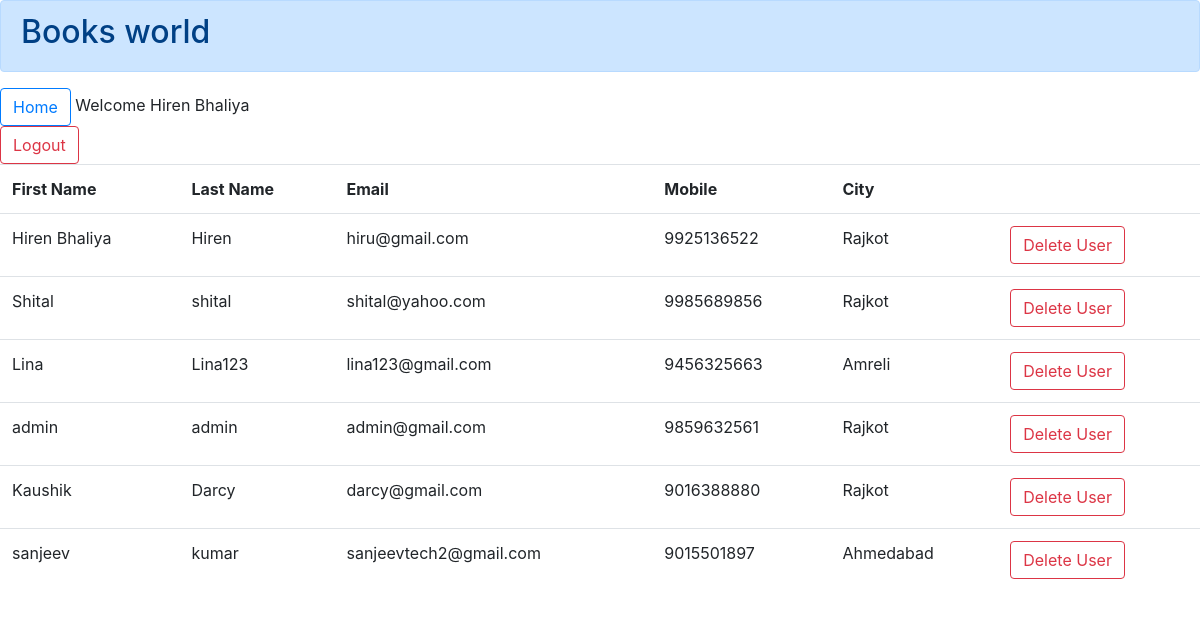
The page /Users.php (signed in) on the database its author committed.
### tables this page shows
CREATE TABLE IF NOT EXISTS `user` (
  `u_id` int(4) NOT NULL AUTO_INCREMENT,
  `u_fname` varchar(35) NOT NULL,
  `u_lname` varchar(25) NOT NULL,
  `u_pwd` varchar(20) NOT NULL,
  `u_gender` varchar(7) NOT NULL,
  `u_email` varchar(35) NOT NULL,
  `u_contact` varchar(12) NOT NULL,
  `u_city` varchar(20) NOT NULL,
  PRIMARY KEY (`u_id`)
);

### Users.php (the view, shortened to what this page needs)
<?php
	include_once('Database.php');
?>
<!DOCTYPE html>
<html>
<head>
	<link rel="stylesheet" href="https://stackpath.bootstrapcdn.com/bootstrap/4.1.3/css/bootstrap.min.css">
</head>
<body>
	<header class="alert alert-primary">
		<h2>Books world</h2>
	</header>
		<a class="btn btn-outline-primary" href="Index.php">Home</a>
		<?php
			if (isset($_SESSION['loggedin']) && $_SESSION['loggedin'] == true) {
				echo "Welcome " . $_SESSION['username'];
				echo"<br>";
				echo "<a class ='btn btn-outline-danger justify-content-end' href='Logout.php'>Logout</a>";
			}
			echo"<div class='nav justify-content-center'>";
			$sql = "SELECT u_fname, u_lname, u_gender, u_email, u_id, u_contact, u_city
			FROM user";
			$result = $conn->query($sql);
			echo "<table class='table'>";
			echo "<tr> <th>First Name</th> <th>Last Name</th> <th>Email</th> <th>Mobile</th> <th>City</th> <th></th></tr>";
			if ($result->num_rows > 0)
			{
			    while($row = $result->fetch_assoc())
			    {
			        echo "<tr>" ."<td>".$row["u_fname"]. "</td>" . "<td>". $row["u_lname"]. "</td>". "<td>". $row["u_email"]. "</td>". "<td>".
			        $row["u_contact"]. "</td>". "<td>". $row["u_city"]. "</td>". "<td>"."<a href='Admin_User.php?id=".$row['u_id']."'class='btn btn-outline-danger' name='delete'>Delete User</a>"."</td>" . "</tr>";
			    }
			}
			else
			{
			    echo "0 results";
			}
			echo "</table>";
			echo"</div>";
		?>
</body>
</html>

### rows shown on the page
user: u_fname "Hiren Bhaliya", u_lname "Hiren", u_email "hiru@gmail.com", u_contact "9925136522", u_city "Rajkot"
user: u_fname "Shital", u_lname "shital", u_email "shital@yahoo.com", u_contact "9985689856", u_city "Rajkot"
user: u_fname "Lina", u_lname "Lina123", u_email "lina123@gmail.com", u_contact "9456325663", u_city "Amreli"
user: u_fname "admin", u_lname "admin", u_email "admin@gmail.com", u_contact "9859632561", u_city "Rajkot"
user: u_fname "Kaushik", u_lname "Darcy", u_email "darcy@gmail.com", u_contact "9016388880", u_city "Rajkot"
user: u_fname "sanjeev", u_lname "kumar", u_email "sanjeevtech2@gmail.com", u_contact "9015501897", u_city "Ahmedabad"

### other values the page prints
$_SESSION['username'] "Hiren Bhaliya"
